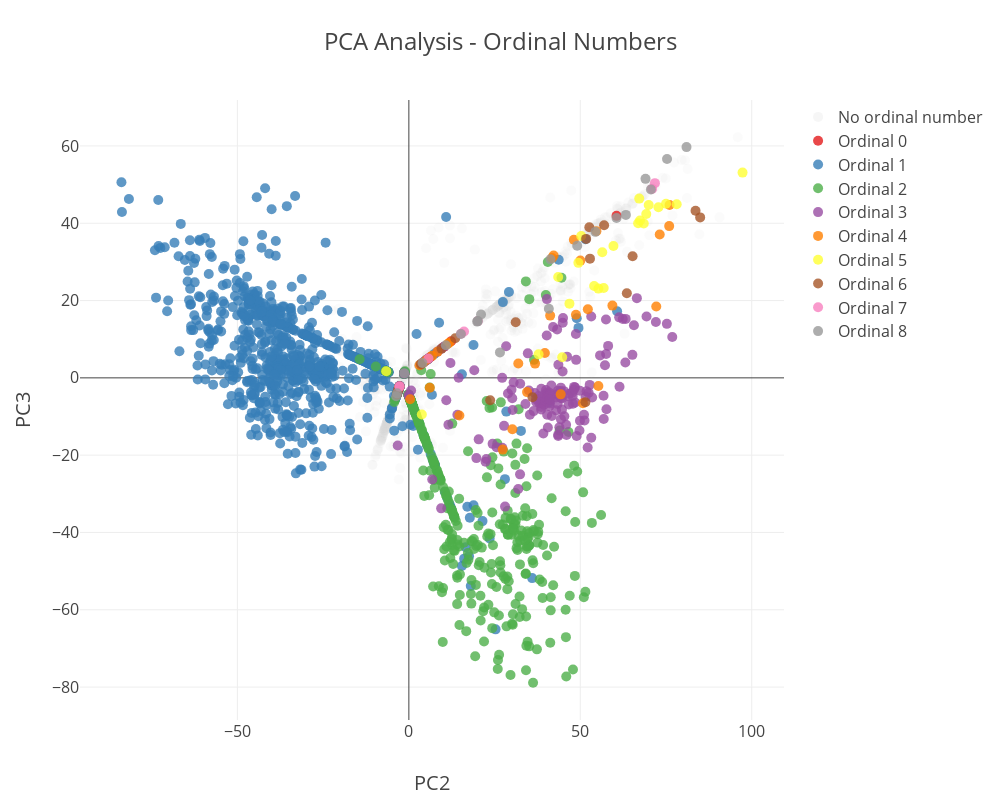

The cell this chart's notebook holds for it:
### Code cell
plot_pca_numbers_before_of_plotly(pca_df, pca_path, fs_splitting_cluster, save_figs)

### Figure 1 — Plotly figure (JSON) as saved in the notebook; plotly's stock layout.template omitted (floating-point values rounded to 4 significant figures; data arrays with more than 128 entries replaced by an {"elided": "..."} marker saying what was removed)
{"data": [{"hovertemplate": "PC2: %{x}<br>PC3: %{y}<br>Context: %{text}<extra></extra>", "marker": {"color": "lightgrey", "opacity": 0.1, "size": 10}, "mode": "markers", "name": "No ordinal number", "text": {"elided": "1979 str values"}, "type": "scatter", "x": {"elided": "1979 float values"}, "y": {"elided": "1979 float values"}}, {"hovertemplate": "PC2: %{x}<br>PC3: %{y}<br>Ordinal: 0<br>Context: %{text}<extra></extra>", "marker": {"color": "rgb(228,26,28)", "opacity": 0.8, "size": 10}, "mode": "markers", "name": "Ordinal 0", "text": ["A carved stone dating from the 10th|–|11th century has been re-set", " dating from the 10th–11|th| century has been re-set in the west", " from the 10th–11th| |century has been re-set in the west wall", "Defendant], on or about the 10th| day| of November 1992\n\n     ", "], on or about the 10th day| of| November 1992\n\n     at", " 610, 626 (|1|0th Cir.1990), cert", " 445, 449 (|1|0th Cir.1973) (\"", "571, 1585 (|1|0th Cir.1993). Based"], "type": "scatter", "x": [5.664, 60.57, 10.27, 12.33, 6.397, -1.367, -1.317, -1.253], "y": [4.963, 41.92, 8.062, 9.449, 5.456, 1.15, 1.269, 1.418]}, {"hovertemplate": "PC2: %{x}<br>PC3: %{y}<br>Ordinal: 1<br>Context: %{text}<extra></extra>", "marker": {"color": "rgb(55,126,184)", "opacity": 0.8, "size": 10}, "mode": "markers", "name": "Ordinal 1", "text": {"elided": "875 str values"}, "type": "scatter", "x": {"elided": "875 float values"}, "y": {"elided": "875 float values"}}, {"hovertemplate": "PC2: %{x}<br>PC3: %{y}<br>Ordinal: 2<br>Context: %{text}<extra></extra>", "marker": {"color": "rgb(77,175,74)", "opacity": 0.8, "size": 10}, "mode": "markers", "name": "Ordinal 2", "text": {"elided": "352 str values"}, "type": "scatter", "x": {"elided": "352 float values"}, "y": {"elided": "352 float values"}}, {"hovertemplate": "PC2: %{x}<br>PC3: %{y}<br>Ordinal: 3<br>Context: %{text}<extra></extra>", "marker": {"color": "rgb(152,78,163)", "opacity": 0.8, "size": 10}, "mode": "markers", "name": "Ordinal 3", "text": {"elided": "157 str values"}, "type": "scatter", "x": {"elided": "157 float values"}, "y": {"elided": "157 float values"}}, {"hovertemplate": "PC2: %{x}<br>PC3: %{y}<br>Ordinal: 4<br>Context: %{text}<extra></extra>", "marker": {"color": "rgb(255,127,0)", "opacity": 0.8, "size": 10}, "mode": "markers", "name": "Ordinal 4", "text": [" between the background field approach and the conventional approach.| Fourth|, comparing the two approaches we show that if the", "\n\nThe church dates from the 14th|–|15th century.  Rebuilding took", " dates from the 14th–15|th| century.  Rebuilding took place in the", " from the 14th–15th| |century.  Rebuilding took place in the later", " face ~ PandacookieGet with the times, nameless| fourth| banana ~Tofulish\n\nLike Mel I", " catch; check the docs for cvtColor(); the| fourth| argument is an argument for number of destination channels,", "; check the docs for cvtColor(); the fourth| argument| is an argument for number of destination channels, not", " men smoke every day in Lithuania. This is the| fourth| highest rate in the European Union \\[[@B3", " in Uttar Pradesh but bordering New Delhi. Just a| fourth| of them function. Rising crime and poor infrastructure have", " few notes to herself.\n\nIn Daphne’s| fourth|, fifth, and sixth novels, her hero,", " notes to herself.\n\nIn Daphne’s fourth|,| fifth, and sixth novels, her hero, Bill", " to herself.\n\nIn Daphne’s fourth,| fifth|, and sixth novels, her hero, Bill McFarland", "\n\nIn Daphne’s fourth, fifth, and| sixth| novels, her hero, Bill McFarland, had cour", "-1877), queen of Tahiti (|fourth| monarch)\nPōmare V (18", "1877), queen of Tahiti (fourth| monarch|)\nPōmare V (183", " was analysed numerically using a Runge-Kutta| fourth| order routine. Means, maxima, and standard deviations", " analysed numerically using a Runge-Kutta fourth| order| routine. Means, maxima, and standard deviations of", " deflected cut-back. His goal made him the| fourth| United teenager to score in the Champions League.<bos>", " vote, North Carolina would be Henry Clay's| fourth| strongest state after Rhode Island, Vermont and Kentucky.", ", North Carolina would be Henry Clay's fourth| strongest| state after Rhode Island, Vermont and Kentucky. This", " England and France supported this status quo.\nA| fourth| scenario, that Schleswig and Holstein should both be incorporated", " then turn right onto a one-way three-|fourths| loop ramp (270°) and merge onto", "obj.has(\"images\")) {\n          //| Fourth|, check if it's a map of image", ", Greyhound, etc).\n\nThe 4th| Street| jaunt at the west end of the route seems", " building to go would be in the 4th| and| Clybourn Area. I assumed that was another reason", ". Plaintiff then commenced this action alleging violations of the| Fourth|, Fifth, Ninth and Fourteenth Amendments and the Civil", " then commenced this action alleging violations of the Fourth,| Fifth|, Ninth and Fourteenth Amendments and the Civil Rights Act", " this action alleging violations of the Fourth, Fifth,| Ninth| and Fourteenth Amendments and the Civil Rights Act of ", " alleging violations of the Fourth, Fifth, Ninth and| Fourteenth| Amendments and the Civil Rights Act of 18", " ... probable cause\" and thus violative of the| Fourth| Amendment. The instant situation is therefore unlike Baker v", "983 action to lie.\nNeither the| Fourth| nor Fourteenth Amendments guarantees that only the guilty will be", "3 action to lie.\nNeither the Fourth nor| Fourteenth| Amendments guarantees that only the guilty will be arrested.", " leads to an easier and better user experience.\n\n|Fourth|, establishing a reputation for leadership in sustainability can attract"], "type": "scatter", "x": [31.92, 3.127, 54.7, 11.88, 72.15, 27.36, 0.3709, 50.76, 41.21, 44.29, 6.102, 52.2, 48.73, 55.27, 4.135, 59.37, 6.819, 34.48, 30.19, -2.836, 14.73, 11.32, 36.81, 5.129, 8.384, 75.92, 50.02, 48.13, 41.77, 73.16, 76.03, 42.21, 39.67], "y": [3.735, 3.256, 37.96, 9.146, 18.44, -18.56, -5.542, -6.588, 16.11, -4.267, -2.578, 17.75, 16.32, -2.104, 3.934, 18.69, 5.74, -3.687, -13.28, -2.502, -9.748, 8.772, 3.684, 4.603, 6.793, 39.26, 30.33, 35.75, 31.03, 37.09, 44.73, 31.63, 6.449]}, {"hovertemplate": "PC2: %{x}<br>PC3: %{y}<br>Ordinal: 5<br>Context: %{text}<extra></extra>", "marker": {"color": "rgb(255,255,51)", "opacity": 0.8, "size": 10}, "mode": "markers", "name": "Ordinal 5", "text": ["History\n\nThe church dates from the 14|th|–15th century.  Rebuilding", "\n * Inc., 51 Franklin St,| Fifth| Floor, Boston, MA 0211", "1839-1891),| fifth| and last king of Tahiti\n\n Notable New Zealand Māori", "39-1891), fifth and| last| king of Tahiti\n\n Notable New Zealand Māori people named", " University student named Nathaniel Baldwin.1911| Fifth| wheel coupling The fifth wheel coupling provides a pivoting", " Baldwin.1911 Fifth wheel coupling The| fifth| wheel coupling provides a pivoting link between a semi", "-trailer and the towing truck, tractor unit,| leading| trailer or dolly. Some recreational vehicles have a fifth", " leading trailer or dolly. Some recreational vehicles have a| fifth| wheel configuration, requiring the coupling to be installed in", ", and a horseshoe-shaped coupling device called a| fifth| wheel on the rear of the towing vehicle. In", " 1911, Charles Martin invented the| fifth| wheel coupler consisting of a round plate with a hole", " flights;\n        } else {\n          //| Fifth|, check if it's an array of objects", " asserted as arising under the Due Process Clause of the| Fifth| Amendment.\nOnce an alien is ordered \"removed", " court noted that all aliens have liberty interests under the| Fifth| Amendment, but that excludable aliens are limited", "283-284.\nThe| Fifth| Circuit also reviewed the statutory and regulatory context of the", " have rights as \"persons\" for purposes of the| Fifth| Amendment, those rights are limited by the sovereign'", " in speech did not outweigh plenary power)).\nThe| Fifth| Circuit then distinguished Wong Wing, in which the alien", " if the alien could not be detained).\nThe| Fifth| Circuit then restated the principle that excludable", " 296 (citations omitted).\nThe| Fifth| Circuit continued by pointing out that the fact that deportation", "297.\nFor these reasons, the| Fifth| Circuit concluded that INS could detain deportable aliens subject", " in the United States are persons for purposes of the| Fifth| Amendment, the petitioners' heightened constitutional status was stripped", " these cases, we conclude that Judge Caldwell and the| Fifth| Circuit have the better of the argument. Rather than", " these reasons, we agree with Judge Caldwell, the| Fifth| Circuit, and the Tenth Circuit that there is no", " with Judge Caldwell, the Fifth Circuit, and the| Tenth| Circuit that there is no reason to distinguish between depor"], "type": "scatter", "x": [67.19, 59.66, 44.73, 3.78, 97.32, 55.27, -6.605, 56.82, 54.04, 46.83, 37.83, 72.8, 67.42, 66.87, 75.0, 56.41, 43.56, 78.11, 49.44, 68.51, 69.95, 69.24, 50.27], "y": [46.37, 34.11, 5.331, -9.479, 53.11, 23.1, 1.722, 23.27, 23.78, 19.21, 6.086, 44.15, 40.72, 40.02, 45.06, 32.49, 26.1, 44.93, 29.76, 39.92, 44.74, 42.39, 36.7]}, {"hovertemplate": "PC2: %{x}<br>PC3: %{y}<br>Ordinal: 6<br>Context: %{text}<extra></extra>", "marker": {"color": "rgb(166,86,40)", "opacity": 0.8, "size": 10}, "mode": "markers", "name": "Ordinal 6", "text": ["  This is a copy of The Opening of the| Sixth| Seal (part of the Last Judgment) by Francis", " The Opening of the Sixth Seal (part of the| Last| Judgment) by Francis Danby.  Also by", "4 by Henry Harrison II, and the undated| sixth| bell is by James Harrison III.\n\nMemorials", " necessarily in Georgia), see David J. Gross,| Sixth| Amendment—Defendant's Dual Burden in Claims of", " touched my cello since December\n26th.| Every| time I leave on one of these extended trips,", "\n26th. Every time I leave on| one| of these extended trips, I am away from the", "<bos> and revolutionary party \", and over again until the| sixth| edition of 2004, which also", " the Court in conference, this the 6th| of| October 2011.\"\nUpon consideration", " Court in conference, this the 6th of| October| 2011.\"\nUpon consideration of", " the Court in conference, this the 6th| of| October 2011.\"\n<bos>Media", ". In 16th and 17|th| centuries particularly, educated Schleswig-Holsteiners were recruited", " modern age\n\n16th and 17|th| centuries\nGradual Germanification of southern Schleswig became", ", thus increasing again the royal share by a fiscal| sixth| of Holstein and Schleswig. As an effect the complicated", "            return flights;\n          }\n\n          //| Sixth|, check if it's pure JsonObject\n          ", " 862\nUnpublished DispositionNOTICE:| Sixth| Circuit Rule 24(c) states that", " requires service of copies of cited unpublished dispositions of the| Sixth| Circuit.Gloria COOLEY, Plaintiff-Appellant,", "65.\nUnited States Court of Appeals,| Sixth| Circuit.\nApril 10, 1", " She is destroyed by them as well.\n\nThe| sixth| Mardakko, similar to her original self,"], "type": "scatter", "x": [65.25, -3.441, 23.71, 83.61, -2.702, -3.216, 63.57, 13.52, 3.56, 9.539, 56.95, 51.71, 31.16, 51.49, 84.96, 52.63, 52.82, 36.05], "y": [31.48, -4.278, -5.783, 43.21, -2.158, -3.479, 21.91, 10.25, 3.547, 7.571, 39.48, 35.95, 14.41, -6.305, 41.52, 38.96, 30.84, -5.0]}, {"hovertemplate": "PC2: %{x}<br>PC3: %{y}<br>Ordinal: 7<br>Context: %{text}<extra></extra>", "marker": {"color": "rgb(247,129,191)", "opacity": 0.8, "size": 10}, "mode": "markers", "name": "Ordinal 7", "text": [" at the 37th Annual J.P|.| Morgan Healthcare Conference.\n\n2 Forward-Looking Statements", " at the 37th Annual J.P|.| Morgan Healthcare Conference on Tuesday, January 8,", " officials pool of the kings. In 16|th| and 17th centuries particularly, educated Schleswig", " romantics.\n\nEarly modern age\n\n16|th| and 17th centuries\nGradual German", "100459 IN THE 1|4|7TH JUDICIAL DISTRICT COURT\nFROM TRAVIS COUNTY", "459 IN THE 147TH| JUDICIAL| DISTRICT COURT\nFROM TRAVIS COUNTY\n\n\n Per cu", " corpus\r\nin the 147th|  |Judicial District Court of Travis County, that more than", "\r\nin the 147th  |Judicial| District Court of Travis County, that more than "], "type": "scatter", "x": [-2.746, -2.715, 70.93, 71.76, 5.713, 20.11, 15.23, 16.09], "y": [-2.272, -2.191, 48.89, 50.38, 4.996, 14.69, 11.4, 11.98]}, {"hovertemplate": "PC2: %{x}<br>PC3: %{y}<br>Ordinal: 8<br>Context: %{text}<extra></extra>", "marker": {"color": "rgb(153,153,153)", "opacity": 0.8, "size": 10}, "mode": "markers", "name": "Ordinal 8", "text": [" in the later part of the 18th| |century; this included new north and south chapels in", " the Carter family with dates in the 18|th| century, and to the 8th ", " Carter family with dates in the 18th| |century, and to the 8th Duke", "8th century, and to the 8|th| Duke of St Albans, who died", "th century, and to the 8th| |Duke of St Albans, who died in", " century, and to the 8th |Duke| of St Albans, who died in ", "Book it: In an atmospheric 18th|-|century house, the Hospes Casa del Rey de", "Book it: In an atmospheric 18th|-|century house, the Hospes Casa del Rey de", " statement released on Tuesday.\n\nThe vote was the| eighth| election since Africa’s most populous country won independence", " released on Tuesday.\n\nThe vote was the eighth| election| since Africa’s most populous country won independence from", " Steiker point out, \"the basic configuration on| Eighth| Amendment issues remained constant for two decades after Furman:", "the basic configuration on Eighth Amendment issues remained constant for| two| decades after Furman: two unwavering poles competed for the", " who oppose significant regulation of the death penalty through the| Eighth| Amendment. See id. It was thus the remaining", "1978).\n\n[T]he| Eighth| and Fourteenth Amendments require that the sentencer, in", "78).\n\n[T]he Eighth and| Fourteenth| Amendments require that the sentencer, in all but", " of Kylie) on the talent show’s upcoming| eighth| season, though her fellow co-judges have", " ancestor Henry A. Sanders who served in the |1|8th Ohio Regiment, Company B., and was", ". Sanders who served in the 18th| Ohio| Regiment, Company B., and was wounded in the", " and Wagria in 8th century-9|th| century\n\nApart from northern Holstein and Schleswig inhabited by", " Linotype: The Film – In Search of the| Eighth| Wonder of the World (Doug Wilson, 2"], "type": "scatter", "x": [15.17, 54.41, 20.11, 70.6, 60.57, 3.98, 21.05, 10.79, 26.57, -3.713, 75.3, -3.422, 69.02, 80.98, 41.3, 40.83, -1.337, 19.92, 49.1, 63.29], "y": [11.36, 37.77, 14.69, 48.75, 41.38, 3.829, 16.37, 8.416, 6.589, -4.756, 56.61, -4.008, 51.48, 59.7, 30.66, 17.86, 1.221, 14.56, 34.2, 42.16]}], "layout": {"height": 800, "legend": {"font": {"size": 16}}, "showlegend": true, "title": {"font": {"size": 24}, "text": "PCA Analysis - Ordinal Numbers"}, "width": 1000, "xaxis": {"tickfont": {"size": 16}, "title": {"font": {"size": 20}, "text": "PC2"}}, "yaxis": {"tickfont": {"size": 16}, "title": {"font": {"size": 20}, "text": "PC3"}}}}
